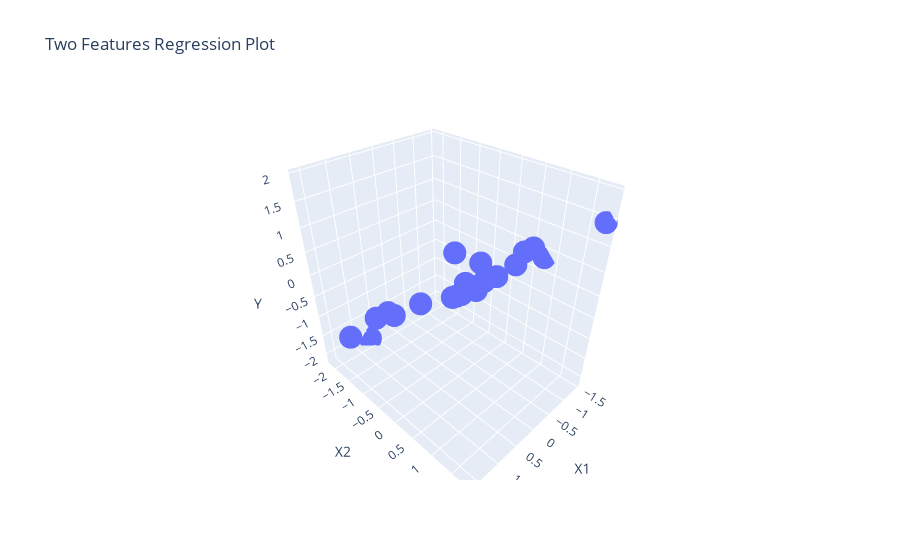

Notebook source saved alongside this figure:
### Code cell
first_set.plot_data()

### Figure 1 — Plotly figure (JSON) as saved in the notebook; plotly's stock layout.template omitted (floating-point values rounded to 4 significant figures)
{"data": [{"mode": "markers", "type": "scatter3d", "x": [-1.006, 0.07538, -1.444, -0.3976, 1.299, -1.001, -1.462, 1.51, -0.6111, 0.6988, 0.9473, -0.5528, -0.9844, 1.601, 0.6601, -0.4506, -0.2209, -0.8313, 0.698, 1.472], "y": [0.03564, 0.2048, 1.805, -0.5831, -1.874, -0.4791, 0.7601, 1.343, 0.05022, 1.068, -0.7714, 1.1, 0.4765, -0.3827, -2.151, -0.5166, 1.16, -0.7405, -0.2938, -0.2111], "z": [-0.2095, 0.2358, 1.442, -0.721, -1.534, -0.7992, 0.3383, 1.929, -0.1297, 1.308, -0.5387, 1.057, 0.2673, -0.009926, -2.135, -0.6818, 1.145, -0.9477, -0.146, 0.131]}], "layout": {"hovermode": "closest", "scene": {"xaxis": {"title": {"text": "X1"}}, "yaxis": {"title": {"text": "X2"}}, "zaxis": {"title": {"text": "Y"}}}, "title": {"text": "Two Features Regression Plot"}}}
